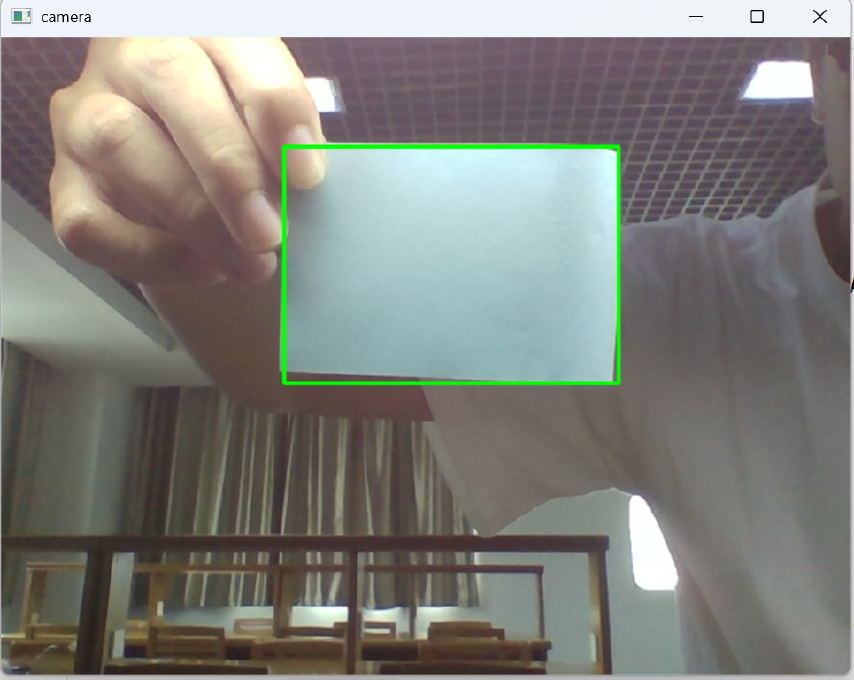
#> input picture image.png, 854 x 680 px, given in place of the camera
$ python vision.py
#> lines starting #> are read from the running program, lines starting #| are printed output that depends on the picture; after the words box and inside, x2 and y2 are one past the last pixel; in counts of white or black regions, pixels touching at a corner belong together
import cv2
import numpy as np

cap = cv2.VideoCapture(0) #打开摄像头,返回一个相机对象

while True:
    ok, frame = cap.read()
#> frame is the input picture: shape (680, 854, 3); mean B, G, R 122.4, 128.3, 128.2
    if not(ok):
        break

    hsv = cv2.cvtColor(frame, cv2.COLOR_BGR2HSV)
#> hsv: shape (680, 854, 3); mean H, S, V 64.6, 38.9, 136.2
    lower = np.array([86, 30, 40])
    upper = np.array([106, 255, 255])
    mask = cv2.inRange(hsv, lower, upper)
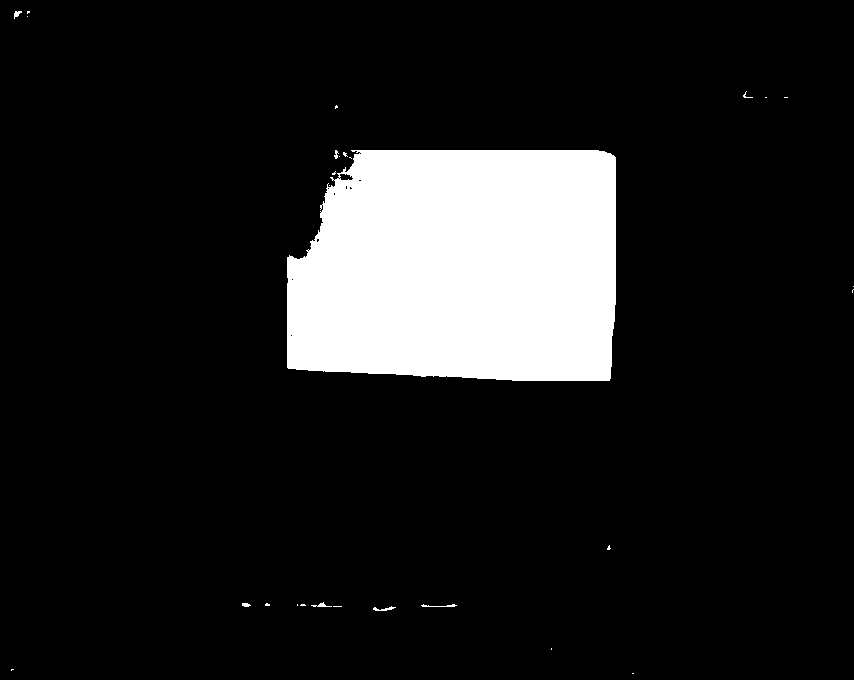
#> mask: shape (680, 854); 12.1% white; 28 white regions (21 under 20 px)
    contours, _ =cv2.findContours(mask, cv2.RETR_EXTERNAL, cv2.CHAIN_APPROX_SIMPLE)
#> contours = 28 contours, 24 with area under 20; largest, box (x1, y1, x2, y2) and area: (287, 150, 616, 381) 69360, (373, 606, 396, 611) 28, (14, 11, 22, 19) 22, (311, 602, 332, 607) 22

    if contours:

        biggest = max(contours, key=cv2.contourArea)
#> biggest = contour of 207 points, box (x1, y1, x2, y2) (287, 150, 616, 381), area 69360
        if cv2.contourArea(biggest) > 500:
            x, y, w, h = cv2.boundingRect(biggest)
#> x = 287; y = 150; w = 329; h = 231
            cx , cy = x+w//2, y+h//2
#> cx = 451; cy = 265
            cv2.rectangle(frame, (x, y), (x+w, y+h), (0, 255, 0), 2)
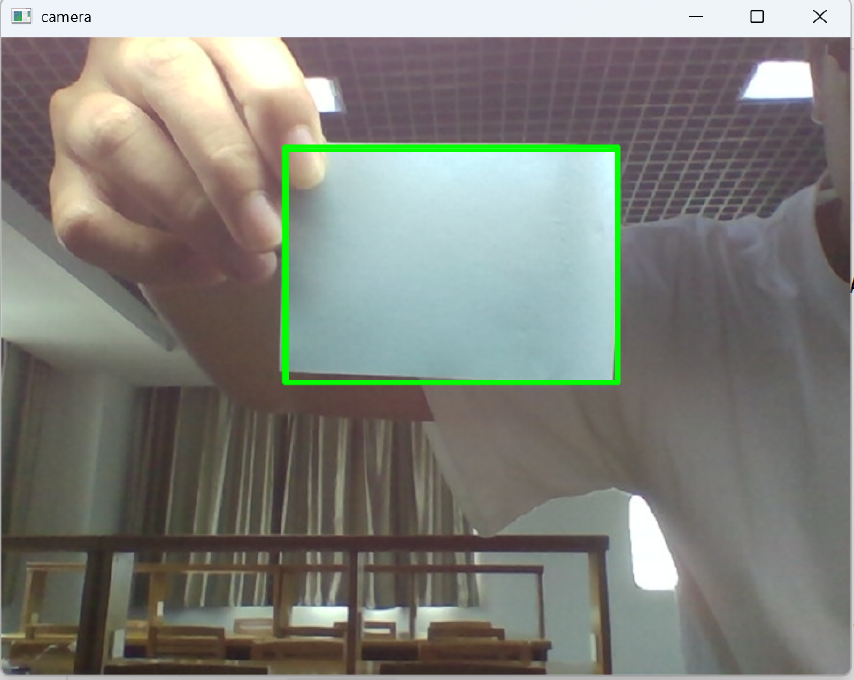
#> frame: shape (680, 854, 3); 0.52% of pixels changed, all inside (x1, y1, x2, y2) = (286, 149, 618, 382)
            print(f"中心点坐标({cx},{cy})")
#| 中心点坐标(451,265)
    cv2.imshow('camera', frame)
    cv2.imshow('mask',mask)
    if cv2.waitKey(1) & 0xFF == ord('q'):
#> (key q is pressed here)
        break
cap.release()
cv2.destroyAllWindows()
